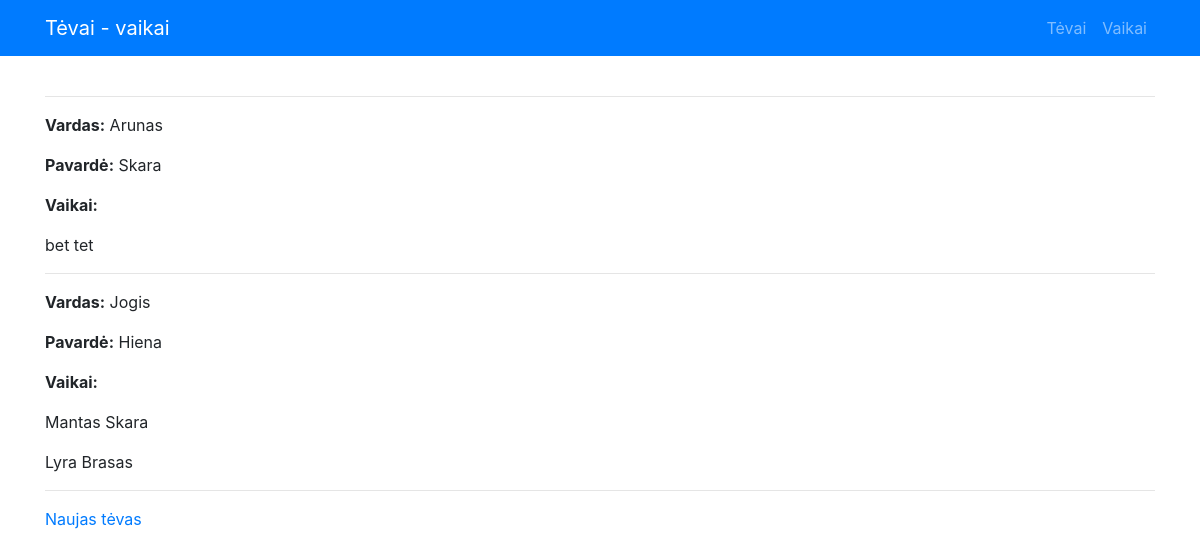
The page /tevai on the database as committed earlier.
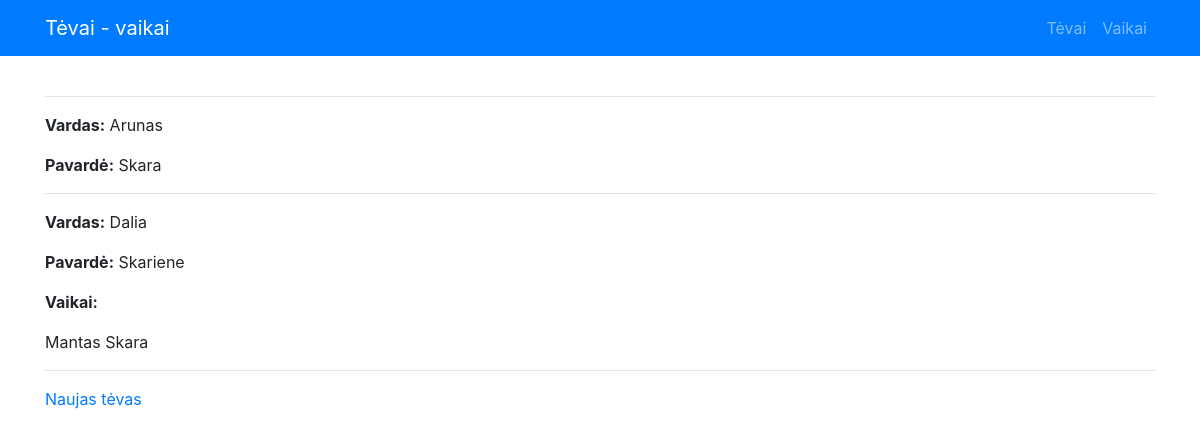
The same page on the database as committed later.
### app.py (models this page shows)
class Tevas(db.Model):
    __tablename__ = "tevas"
    id = db.Column(db.Integer, primary_key=True)
    vardas = db.Column("Vardas", db.String)
    pavarde = db.Column("Pavardė", db.String)
    vaikai = db.relationship("Vaikas", back_populates="tevas")

class Vaikas(db.Model):
    __tablename__ = "vaikas"
    id = db.Column(db.Integer, primary_key=True)
    vardas = db.Column("Vardas", db.String)
    pavarde = db.Column("Pavardė", db.String)
    tevas_id = db.Column(db.Integer, db.ForeignKey("tevas.id"))
    tevas = db.relationship("Tevas", back_populates="vaikai")

### app.py (the view)
@app.route("/tevai")
def parents():
    try:
        visi_tevai = Tevas.query.all()
    except:
        visi_tevai = []
    return render_template("tevai.html", visi_tevai=visi_tevai)

### templates/tevai.html
{% extends "base.html" %}
{% block content %}
{% if visi_tevai %}
{% for tevas in visi_tevai %}
<hr>
<p><strong>Vardas:</strong> {{tevas.vardas}}</p>
<p><strong>Pavardė:</strong> {{tevas.pavarde}}</p>
{% if tevas.vaikai %}
<p><strong>Vaikai:</strong></p>
{% for vaikas in tevas.vaikai %}
<p>{{vaikas.vardas}} {{vaikas.pavarde}}</p>
{% endfor %}
{% endif %}
{% endfor %}
{% endif %}
<hr>
<p><a href="{{ url_for('new_parent')}}">Naujas tėvas</a></p>
{% endblock %}

Rows that differ between the two databases and show on the page:
removed Vaikas: vardas "bet", pavarde "tet", shown under Tevas "Arunas"
removed Vaikas: vardas "Lyra", pavarde "Brasas", shown under Tevas "Jogis"
shown differently, row unchanged: Tevas "Arunas": no longer shows "Vaikai:"
changed Tevas: vardas "Jogis" → "Dalia"; pavarde "Hiena" → "Skariene"
